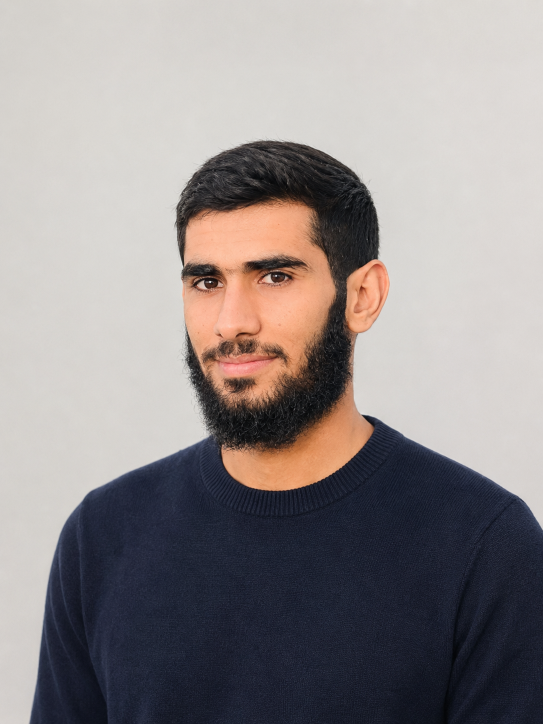
#> input picture assets/my_pic.png, 1086 x 1448 px (shown at 1/2 size)
$ python build_banner.py
#> lines starting #> are read from the running program, lines starting #| are printed output that depends on the picture; after the words box and inside, x2 and y2 are one past the last pixel; in counts of white or black regions, pixels touching at a corner belong together
### scripts/image_processor.py
"""Portrait preprocessing for the GitHub profile banner.

This module removes the portrait background, preserves the subject as an
RGBA cutout, and keeps the crop focused on the head-and-shoulders region.
"""

from __future__ import annotations

from pathlib import Path

import cv2
import numpy as np
from PIL import Image, ImageEnhance, ImageFilter, ImageOps


def load_portrait(source: str | Path, size: tuple[int, int] = (300, 340)) -> Image.Image:
    """Load, cut out, and fit the portrait into the banner frame."""
#> called with source = 'assets/my_pic.png', size = (300, 340)

    path = Path(source)
    if not path.exists():
        return _fallback_portrait(size)

    image = Image.open(path).convert("RGB")
#> image is the input picture: PIL image 1086x1448 RGB; mean R, G, B 145.6, 139.5, 139.6
    image = ImageOps.exif_transpose(image)
    cutout = _remove_background(image)
    cutout = _enhance_cutout(cutout)
    return _fit_subject(cutout, size)


def _remove_background(image: Image.Image) -> Image.Image:
    """Remove a flat studio background via colour-distance thresholding.

    GrabCut was tried first but proved unreliable on flat-backdrop portraits:
    it tends to lump a large uniformly-coloured garment (e.g. a dark sweater)
    in with the background instead of the subject. A colour-distance mask
    against the sampled backdrop colour is far more robust for exactly the
    flat/uniform backgrounds this pipeline expects.
    """

    rgb = np.array(image)
    alpha = _heuristic_alpha(rgb)
    rgba = cv2.cvtColor(rgb, cv2.COLOR_RGB2RGBA)
    rgba[:, :, 3] = alpha
    return Image.fromarray(rgba, "RGBA")


def _heuristic_alpha(rgb: np.ndarray) -> np.ndarray:
    """Colour-distance alpha mask with hole-filling and largest-component keep."""

    h, w = rgb.shape[:2]
    gray = cv2.cvtColor(rgb, cv2.COLOR_RGB2GRAY)
    border = np.concatenate(
        [
            rgb[: max(4, h // 28), :, :].reshape(-1, 3),
            rgb[-max(4, h // 28) :, :, :].reshape(-1, 3),
            rgb[:, : max(4, w // 28), :].reshape(-1, 3),
            rgb[:, -max(4, w // 28) :, :].reshape(-1, 3),
        ]
    )
    bg = np.median(border, axis=0)
#> bg = [213, 209, 205]
    diff = np.linalg.norm(rgb.astype("float32") - bg.astype("float32"), axis=2)
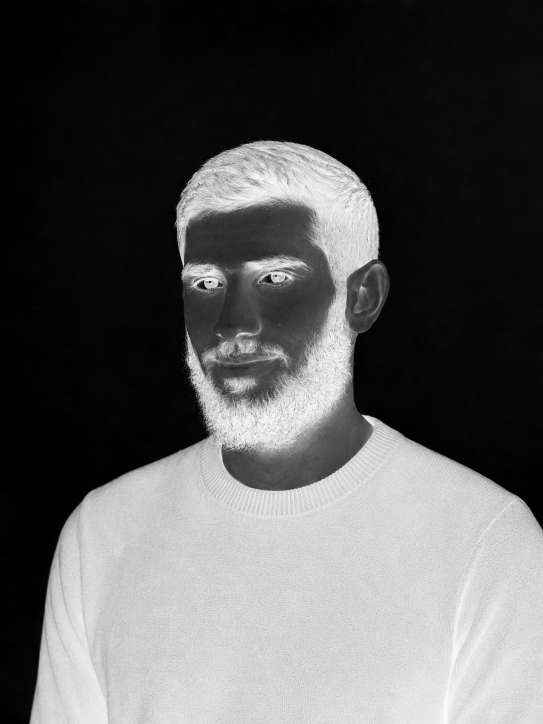
#> diff: shape (1448, 1086) float32 (shown at 1/2 size); min 0, max 358.6, mean 127.3; drawn with min black and max white
    alpha = np.where((diff > 22) | (gray < 178), 255, 0).astype("uint8")
#> alpha: shape (1448, 1086); 47% white; 44 white regions (43 under 20 px), largest, box (x1, y1, x2, y2) and area: (57, 277, 1086, 1448) 738667
    alpha = cv2.morphologyEx(alpha, cv2.MORPH_CLOSE, np.ones((5, 5), np.uint8), iterations=2)
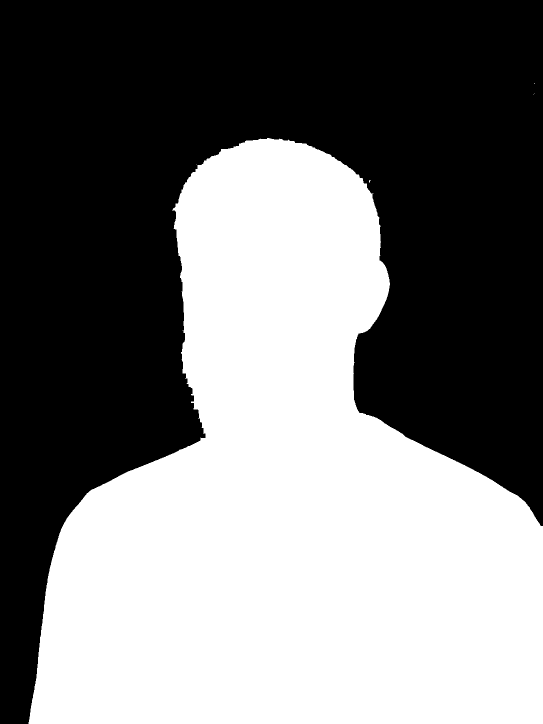
#> alpha: shape (1448, 1086) (shown at 1/2 size); 47.1% white; 6 white regions (5 under 20 px), largest, box (x1, y1, x2, y2) and area: (57, 276, 1086, 1448) 740439
    alpha = cv2.morphologyEx(alpha, cv2.MORPH_OPEN, np.ones((3, 3), np.uint8), iterations=1)
#> alpha: shape (1448, 1086); 47.1% white; 1 white region

    contours, _ = cv2.findContours(alpha, cv2.RETR_EXTERNAL, cv2.CHAIN_APPROX_SIMPLE)
#> contours = 1 contour; box (x1, y1, x2, y2) and area: (57, 276, 1086, 1448) 738404
    if contours:
        largest = max(contours, key=cv2.contourArea)
#> largest = contour of 1179 points, box (x1, y1, x2, y2) (57, 276, 1086, 1448), area 738404
#> in _remove_background, `rgba[:, :, 3] = alpha`:
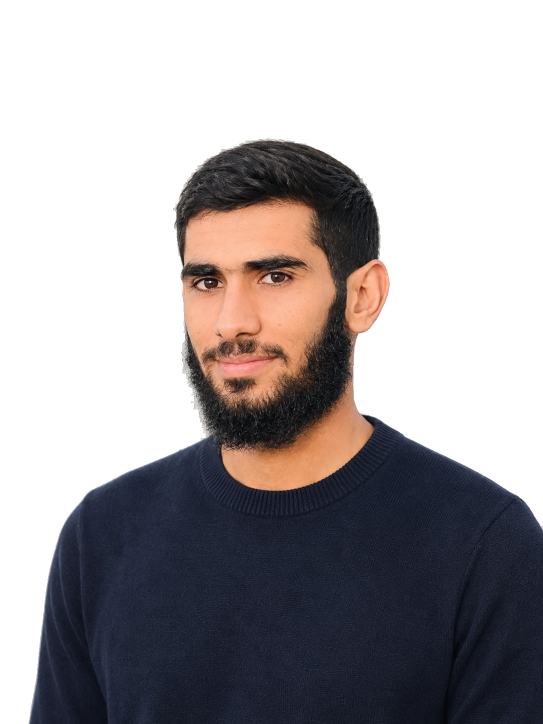
#> rgba: shape (1448, 1086, 4) (shown at 1/2 size); mean R, G, B, A 145.6, 139.5, 139.6, 120.1; transparent parts drawn white
        filled = np.zeros_like(alpha)
        cv2.drawContours(filled, [largest], -1, 255, thickness=cv2.FILLED)
        alpha = filled
    return alpha


def _enhance_cutout(image: Image.Image) -> Image.Image:
    image = ImageEnhance.Color(image).enhance(0.88)
#> image: PIL image 1086x1448 RGBA
    image = ImageEnhance.Contrast(image).enhance(1.16)
    image = ImageEnhance.Sharpness(image).enhance(1.08)
    image = image.filter(ImageFilter.DETAIL)
    return image


def _fit_subject(image: Image.Image, size: tuple[int, int]) -> Image.Image:
    """Crop to the visible subject and fit to the target portrait size."""
#> called with size = (300, 340)

    bbox = image.getchannel("A").getbbox()
#> bbox = (57, 276, 1086, 1448)
    if bbox:
        x1, y1, x2, y2 = bbox
#> x1 = 57; y1 = 276; x2 = 1086; y2 = 1448
        w = x2 - x1
#> w = 1029
        h = y2 - y1
#> h = 1172
        pad_x = int(w * 0.08)
#> pad_x = 82
        pad_y = int(h * 0.12)
#> pad_y = 140
        x1 = max(0, x1 - pad_x)
#> x1 = 0
        x2 = min(image.width, x2 + pad_x)
        y1 = max(0, y1 - pad_y)
#> y1 = 136
        y2 = min(image.height, y2 + pad_y)
        image = image.crop((x1, y1, x2, y2))
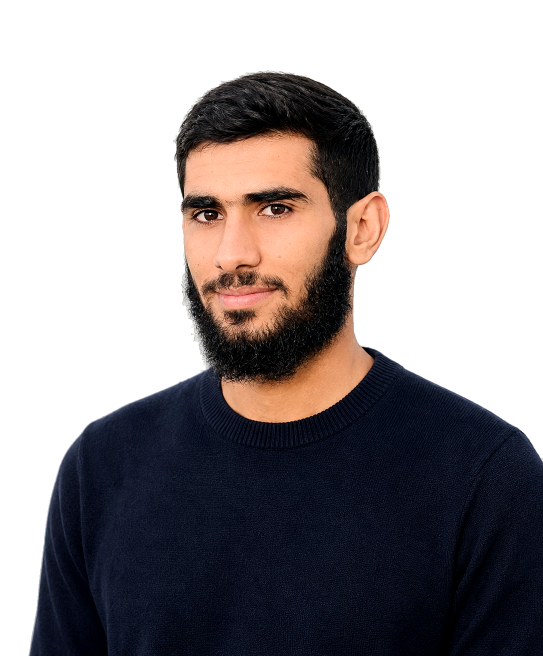
#> image: PIL image 1086x1312 RGBA (shown at 1/2 size); mean R, G, B, A 136.1, 130, 130, 132.5; transparent parts drawn white

    return ImageOps.fit(
        image,
        size,
        method=Image.Resampling.LANCZOS,
        centering=(0.5, 0.30),
    )
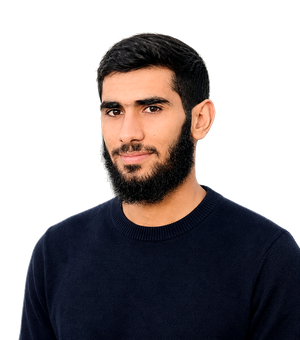
#> returned value: PIL image 300x340 RGBA; mean R, G, B, A 30.8, 25.4, 27, 130.1; transparent parts drawn white


# [36 lines left out: function _fallback_portrait, not called in this run]


class ImageDrawCompat:
    """Lazy import wrapper to keep top-level imports compact."""

    # [4 lines left out: function __init__, not called in this run]

    def ellipse(self, *args, **kwargs):
        return self._draw.ellipse(*args, **kwargs)

    def rounded_rectangle(self, *args, **kwargs):
        return self._draw.rounded_rectangle(*args, **kwargs)

    def rectangle(self, *args, **kwargs):
        return self._draw.rectangle(*args, **kwargs)

    def polygon(self, *args, **kwargs):
        return self._draw.polygon(*args, **kwargs)

    def arc(self, *args, **kwargs):
        return self._draw.arc(*args, **kwargs)

### scripts/dither.py
"""Floyd-Steinberg dithering utilities.

The banner renderer uses this module to turn a portrait into a stable
binary dot field that can be exported as SVG paths.
"""

from __future__ import annotations

from PIL import Image


def floyd_steinberg(image: Image.Image) -> Image.Image:
    """Return a 1-bit dithering-friendly grayscale image.

    Uses serpentine (boustrophedon) scan order — alternating left-to-right
    and right-to-left per row — which avoids the directional streaking a
    single-direction scan leaves in flat tone regions like skin and walls.
    """

    gray = image.convert("L")
    pixels = gray.load()
    width, height = gray.size

    for y in range(height):
        serpentine = y % 2 == 1
        direction = -1 if serpentine else 1
        x_range = range(width - 1, -1, -1) if serpentine else range(width)

        for x in x_range:
            old_value = pixels[x, y]
            new_value = 255 if old_value >= 128 else 0
            pixels[x, y] = new_value
            error = old_value - new_value

            if 0 <= x + direction < width:
                pixels[x + direction, y] = _clamp(pixels[x + direction, y] + error * 7 / 16)
            if 0 <= x - direction < width and y + 1 < height:
                pixels[x - direction, y + 1] = _clamp(pixels[x - direction, y + 1] + error * 3 / 16)
            if y + 1 < height:
                pixels[x, y + 1] = _clamp(pixels[x, y + 1] + error * 5 / 16)
            if 0 <= x + direction < width and y + 1 < height:
                pixels[x + direction, y + 1] = _clamp(pixels[x + direction, y + 1] + error * 1 / 16)

    return gray.point(lambda value: 255 if value >= 128 else 0)


def _clamp(value: float) -> int:
    return max(0, min(255, int(round(value))))

### scripts/morph.py
"""Logo tracing and morph layers for the profile banner."""

from __future__ import annotations

from dataclasses import dataclass
from pathlib import Path

import cv2
import numpy as np


ROOT = Path(__file__).resolve().parent.parent
ASSETS = ROOT / "assets"


@dataclass(frozen=True)
class Logo:
    name: str
    viewbox: str
    paths: tuple[str, ...]


def _trace_logo(source: Path, name: str) -> Logo:
    image = cv2.imread(str(source), cv2.IMREAD_COLOR)
    if image is None:
        return Logo(name=name, viewbox="0 0 128 128", paths=())

    rgb = cv2.cvtColor(image, cv2.COLOR_BGR2RGB)
    mask = _logo_mask(rgb)
    contours, _ = cv2.findContours(mask, cv2.RETR_EXTERNAL, cv2.CHAIN_APPROX_SIMPLE)

    if not contours:
        return Logo(name=name, viewbox="0 0 128 128", paths=())

    x, y, w, h = cv2.boundingRect(np.vstack(contours))
    pad = int(max(w, h) * 0.08)
    x = max(0, x - pad)
    y = max(0, y - pad)
    w = min(rgb.shape[1] - x, w + pad * 2)
    h = min(rgb.shape[0] - y, h + pad * 2)

    paths = []
    scale_x = 128 / max(w, 1)
    scale_y = 128 / max(h, 1)

    for contour in contours:
        area = cv2.contourArea(contour)
        if area < 50:
            continue
        epsilon = 0.008 * cv2.arcLength(contour, True)
        approx = cv2.approxPolyDP(contour, epsilon, True)
        pts = [
            (
                round((point[0][0] - x) * scale_x, 2),
                round((point[0][1] - y) * scale_y, 2),
            )
            for point in approx
        ]
        if len(pts) >= 3:
            paths.append(_points_to_path(pts))

    return Logo(name=name, viewbox="0 0 128 128", paths=tuple(paths))


# [18 lines left out: functions _logo_mask, _points_to_path, not called in this run]


def _normalize_viewbox(logo: Logo) -> Logo:
    return logo


FLUTTER = _normalize_viewbox(_trace_logo(ASSETS / "flutter logo.png", "flutter"))
CODE = _normalize_viewbox(_trace_logo(ASSETS / "code logo.png", "code"))

DEVELOPER = Logo(
    name="developer",
    viewbox="0 0 128 128",
    paths=(
        "M24 24h80c6 0 12 6 12 12v56c0 6-6 12-12 12H24c-6 0-12-6-12-12V36c0-6 6-12 12-12zm6 20 18 20-18 20 8 8 26-28-26-28zm68 0-8 8 18 20-18 20 8 8 26-28z",
        "M48 92h32v10H48z",
        "M38 42h10v44H38z",
        "M80 42h10v44H80z",
    ),
)


def logo_markup(logo: Logo, fill: str) -> str:
    return logo_group_markup(logo, fill)


def logo_group_markup(logo: Logo, fill: str) -> str:
    paths = "".join(f'<path d="{path}" />' for path in logo.paths)
    return f'<g fill="{fill}">{paths}</g>'


def logo_svg(logo: Logo, fill: str) -> str:
    return f'<svg viewBox="{logo.viewbox}" xmlns="http://www.w3.org/2000/svg">{logo_group_markup(logo, fill)}</svg>'


# [10 lines left out: function morph_layers, not called in this run]

### scripts/optimize_svg.py
"""Tiny SVG optimizer used after banner generation."""

from __future__ import annotations

import re
import sys
from pathlib import Path


_WS = re.compile(r">\s+<")
_MULTISPACE = re.compile(r"\s{2,}")


def optimize(content: str) -> str:
    content = re.sub(r"<!--.*?-->", "", content, flags=re.S)
    content = _WS.sub("><", content)
    content = _MULTISPACE.sub(" ", content)
    content = content.replace("\n", "").replace("\t", "")
    return content.strip()


# [10 lines left out: function main, not called in this run]


# [2 lines that do not run on import are left out]

### scripts/build_banner.py
"""Generate the profile banner, SVG assets, and preview image."""

from __future__ import annotations

import argparse
from dataclasses import dataclass
from pathlib import Path

from PIL import Image, ImageDraw, ImageEnhance, ImageFilter, ImageFont, ImageOps

from dither import floyd_steinberg
from image_processor import load_portrait
from morph import CODE, DEVELOPER, FLUTTER, logo_markup, logo_svg
from optimize_svg import optimize


ROOT = Path(__file__).resolve().parent.parent
ASSETS = ROOT / "assets"


@dataclass(frozen=True)
class Theme:
    name: str
    background: str
    panel: str
    border: str
    primary: str
    secondary: str
    accent: str
    danger: str
    text: str
    muted: str
    shell: str
    title: str


DARK = Theme(
    name="dark",
    background="#090B10",
    panel="#10141D",
    border="#1C2333",
    primary="#22D3EE",
    secondary="#8B5CF6",
    accent="#10B981",
    danger="#EF4444",
    text="#FFFFFF",
    muted="#94A3B8",
    shell="#070A0F",
    title="#10B981",
)

LIGHT = Theme(
    name="light",
    background="#F8FAFC",
    panel="#FFFFFF",
    border="#CBD5E1",
    primary="#0891B2",
    secondary="#6D28D9",
    accent="#059669",
    danger="#DC2626",
    text="#0F172A",
    muted="#475569",
    shell="#E2E8F0",
    title="#059669",
)


def main() -> int:
    parser = argparse.ArgumentParser(description="Build dark.svg, light.svg, and preview.png")
    parser.add_argument("--avatar", default=str(ASSETS / "my_pic.png"))
    parser.add_argument("--output", default=str(ROOT))
    args = parser.parse_args()

    output = Path(args.output)
    output.mkdir(parents=True, exist_ok=True)

    portrait = load_portrait(args.avatar)
    write_logo_assets(output)

    (output / "dark.svg").write_text(optimize(build_banner(DARK, portrait)), encoding="utf-8")
    (output / "light.svg").write_text(optimize(build_banner(LIGHT, portrait)), encoding="utf-8")
    build_preview(output / "preview.png")
    return 0


def banner_defs(theme: Theme) -> str:
    return f"""<defs>
  <linearGradient id="{theme.name}-bg" x1="0" y1="0" x2="1" y2="1">
    <stop offset="0%" stop-color="{theme.background}" />
    <stop offset="100%" stop-color="{theme.panel}" />
  </linearGradient>
  <radialGradient id="{theme.name}-glow" cx="50%" cy="34%" r="66%">
    <stop offset="0%" stop-color="{theme.secondary}" stop-opacity="0.16" />
    <stop offset="48%" stop-color="{theme.primary}" stop-opacity="0.08" />
    <stop offset="100%" stop-color="{theme.background}" stop-opacity="0" />
  </radialGradient>
  <clipPath id="{theme.name}-portrait-clip"><rect x="28" y="68" width="404" height="334" rx="20" /></clipPath>
  <clipPath id="{theme.name}-center-clip"><rect x="498" y="90" width="210" height="240" rx="18" /></clipPath>
  <style>
    .mono {{ font-family: "JetBrains Mono", "IBM Plex Mono", monospace; }}
    .root {{ font-family: Inter, "JetBrains Mono", "IBM Plex Mono", sans-serif; }}
    .frame {{ fill: url(#{theme.name}-bg); }}
    .panel {{ fill: {theme.panel}; stroke: {theme.border}; }}
    .live {{ fill: {theme.danger}; }}
    .title {{ fill: {theme.title}; font-size: 16px; font-weight: 700; letter-spacing: 0.32px; }}
    .meta {{ fill: {theme.muted}; font-size: 12px; letter-spacing: 1.6px; text-transform: uppercase; }}
    .label {{ fill: {theme.muted}; font-size: 13px; }}
    .value {{ fill: {theme.text}; font-size: 13px; font-weight: 600; }}
    .leader {{ fill: {theme.muted}; font-size: 13px; letter-spacing: 1.2px; }}
    .badge {{ fill: {theme.background}; stroke: {theme.border}; }}
    .glow {{ fill: url(#{theme.name}-glow); }}
    .logo {{ opacity: 0; animation: morph 14s cubic-bezier(.4,0,.2,1) infinite; transform-origin: center; }}
    .logo-portrait {{ animation-delay: 0s; }}
    .logo-flutter {{ animation-delay: 3.5s; }}
    .logo-code {{ animation-delay: 7s; }}
    .logo-developer {{ animation-delay: 10.5s; }}
    .cursor {{ animation: cursor 1.05s steps(1) infinite; }}
    @keyframes morph {{
      0%, 14% {{ opacity: 0; transform: translateY(6px) scale(0.94); }}
      18%, 32% {{ opacity: 1; transform: translateY(0) scale(1); }}
      36%, 100% {{ opacity: 0; transform: translateY(-6px) scale(0.95); }}
    }}
    @keyframes cursor {{
      0%, 49% {{ opacity: 1; }}
      50%, 100% {{ opacity: 0; }}
    }}
  </style>
</defs>"""


def build_banner(theme: Theme, portrait: Image.Image) -> str:
    body = banner_body(theme, portrait)

    return f"""<svg width="1180" height="610" viewBox="0 0 1180 610" xmlns="http://www.w3.org/2000/svg" role="img" aria-label="Abu Huraira Ahmed profile banner">
{banner_defs(theme)}

<rect width="1180" height="610" rx="20" class="frame" />
<rect x="18" y="18" width="1144" height="574" rx="14" fill="{theme.background}" stroke="{theme.border}" />
<rect x="28" y="28" width="1124" height="554" rx="12" fill="{theme.background}" stroke="{theme.border}" />
{body}
</svg>"""


def banner_body(theme: Theme, portrait: Image.Image) -> str:
    portrait_svg = portrait_layers(portrait, theme)
    center_svg = morph_layers(theme)

    return f"""<rect x="28" y="28" width="1124" height="40" rx="12" fill="{theme.shell}" stroke="{theme.border}" />
<circle cx="52" cy="48" r="5" fill="{theme.danger}" />
<circle cx="70" cy="48" r="5" fill="{theme.accent}" />
<circle cx="88" cy="48" r="5" fill="{theme.primary}" />
<text x="112" y="52" class="mono title">profile.sh --live</text>
<rect x="1068" y="37" width="70" height="22" rx="11" fill="{theme.background}" stroke="{theme.danger}" />
<circle cx="1082" cy="48" r="4" fill="{theme.danger}" />
<text x="1103" y="52" class="mono value" fill="{theme.danger}">LIVE</text>

<rect x="28" y="80" width="404" height="360" rx="14" class="panel" />
<rect x="28" y="80" width="404" height="360" rx="14" class="glow" />
<text x="46" y="114" class="mono meta" transform="rotate(-90 46 114)">VISUAL MAP</text>
  <g clip-path="url(#{theme.name}-portrait-clip)">
  <rect x="28" y="68" width="404" height="334" rx="20" fill="{theme.name == 'dark' and '#0B0E15' or '#EEF2F7'}" />
  {portrait_svg}
  <text x="42" y="74" class="mono meta" transform="rotate(-90 42 74)">VISUAL MAP</text>
</g>
<text x="44" y="422" class="mono meta">SCANLINE 100%</text>

<rect x="462" y="80" width="256" height="360" rx="14" class="panel" />
<text x="492" y="112" class="mono meta">MORPH</text>
<g clip-path="url(#{theme.name}-center-clip)">
  <circle cx="600" cy="205" r="84" fill="none" stroke="{theme.primary}" stroke-dasharray="3 8" stroke-width="2" opacity="0.9" />
  <path d="M600 114v-18M600 314v18" stroke="{theme.primary}" stroke-width="2" stroke-linecap="round" opacity="0.9" />
  <path d="M600 102l-6 10h12z" fill="{theme.primary}" />
  <path d="M600 326l-6-10h12z" fill="{theme.secondary}" />
  <g transform="translate(538 150) scale(0.96)">{center_svg}</g>
</g>
<text x="510" y="338" class="mono value">clean motion / traced marks</text>
<text x="510" y="364" class="mono meta">flutter / code / developer</text>

<rect x="748" y="80" width="404" height="360" rx="14" class="panel" />
<text x="772" y="112" class="mono title">SYSTEM.INFO</text>
<circle cx="1118" cy="106" r="5" fill="{theme.danger}" />
<text x="1132" y="112" class="mono value" fill="{theme.danger}">LIVE</text>
{system_rows(theme)}

<rect x="28" y="458" width="1124" height="56" rx="12" class="panel" />
<text x="48" y="491" class="mono value">$ whoami</text>
<text x="154" y="491" class="mono label">developer // problem solver // continuous learner</text>
<text x="944" y="491" class="mono label">Uptime:</text>
<text x="1020" y="491" class="mono value" fill="{theme.accent}">24/7</text>"""


def portrait_layers(portrait: Image.Image, theme: Theme) -> str:
    width, height = 300, 340
    subject = portrait.convert("RGBA").resize((width, height), Image.Resampling.LANCZOS)
    alpha = subject.getchannel("A")
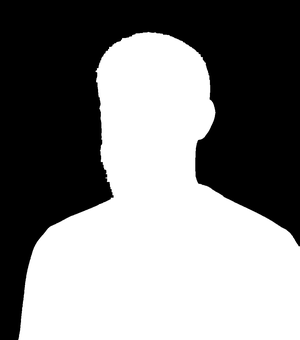
#> alpha: PIL image 300x340 L; min 0, max 255, mean 130.1
    rgb = Image.new("RGB", subject.size, "#FFFFFF" if theme.name == "light" else "#0B0E15")
    rgb.paste(subject.convert("RGB"), mask=alpha)

    gray = rgb.convert("L")
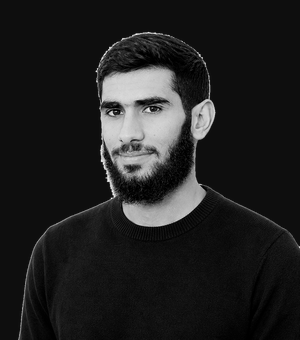
#> gray: PIL image 300x340 L; min 0, max 244, mean 32
    gray = ImageOps.autocontrast(gray, cutoff=1)
    gray = gray.filter(ImageFilter.UnsharpMask(radius=3, percent=140))
#> (the rest of the program and of its run is left out)
